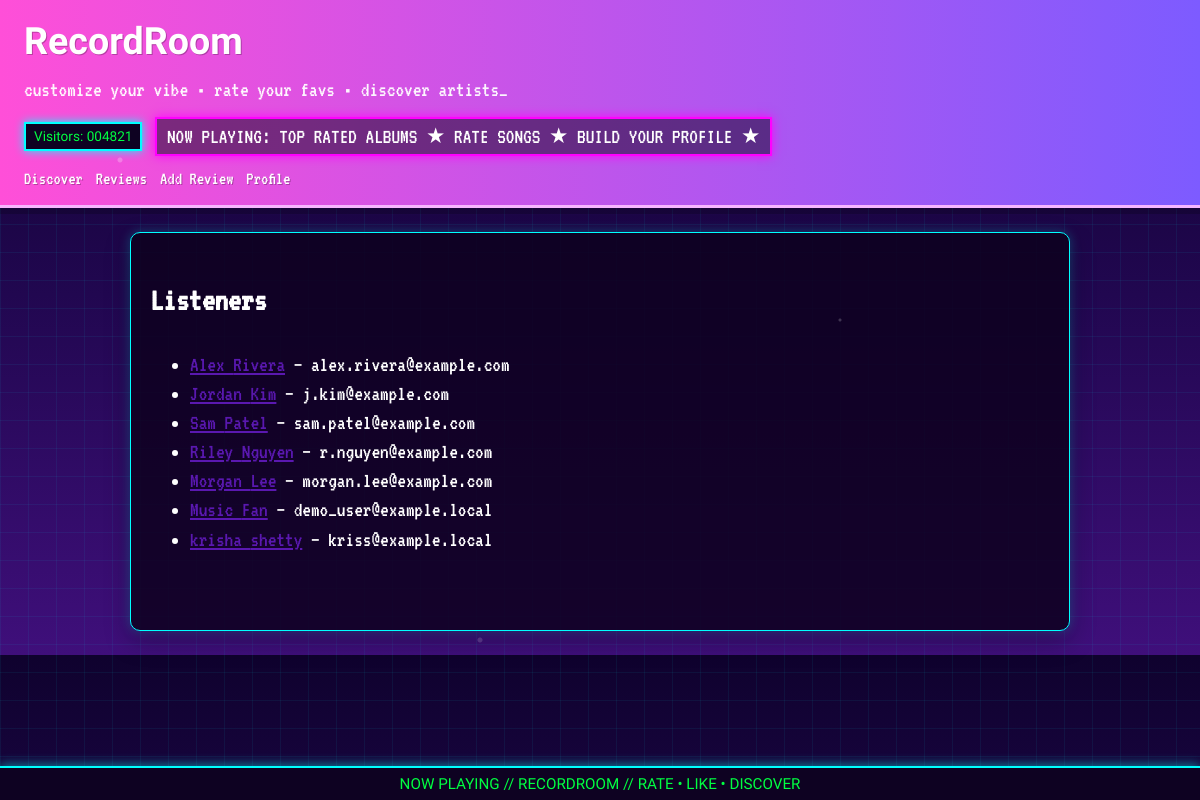
The app's page /project/listeners/ with its own data.
### project/models.py (models this page shows, shortened)
class Listener(models.Model):
    username = models.CharField(max_length=50, blank=True)
    first_name = models.TextField()
    last_name = models.TextField()
    email = models.EmailField()
    profile_image_url = models.URLField(blank=True, max_length=2000)
    bio = models.TextField(blank=True)
    date_joined = models.DateField(auto_now_add=True)

### project/views.py (the view)
# urls.py: path("listeners/", views.ListenerListView.as_view(), name="listener_list"),
class ListenerListView(ListView):
    model = Listener
    template_name = "project/listener_list.html"
    context_object_name = "listeners"

### project/templates/project/listener_list.html (shortened to what this page needs)
{% extends "project/base.html" %}
{% block content %}
  <h2>Listeners</h2>
  <ul>
    {% for listener in listeners %}
      <li>
        <a href="{% url 'project:listener_detail' listener.pk %}">{{ listener.first_name }} {{ listener.last_name }}</a>
        — {{ listener.email }}
      </li>
    {% empty %}
      <li>No listeners found.</li>
    {% endfor %}
  </ul>
{% endblock %}

### project/static/project/styles.css (style rules this page uses)
body { margin: 0; font-family: "VT323", "Trebuchet MS", Verdana, sans-serif; background: linear-gradient(rgba(0, 255, 255, 0.06) 1px, transparent 1px), linear-gradient(90deg, rgba(0, 255, 255, 0.06) 1px, transparent 1px), linear-gradient(180deg, #0f022e 0%, #210750 45%, #3f0f7b 100%); background-size: 28px 28px, 28px 28px, auto; color: #ffffff; font-size: 1.35rem; line-height: 1.35; }
a { color: #5a18b0; }

### records on screen
Listener: first_name "Alex", last_name "Rivera", email "alex.rivera@example.com"
Listener: first_name "Jordan", last_name "Kim", email "j.kim@example.com"
Listener: first_name "Sam", last_name "Patel", email "sam.patel@example.com"
Listener: first_name "Riley", last_name "Nguyen", email "r.nguyen@example.com"
Listener: first_name "Morgan", last_name "Lee", email "morgan.lee@example.com"
Listener: first_name "Music", last_name "Fan", email "demo_user@example.local"
Listener: first_name "krisha", last_name "shetty", email "kriss@example.local"
